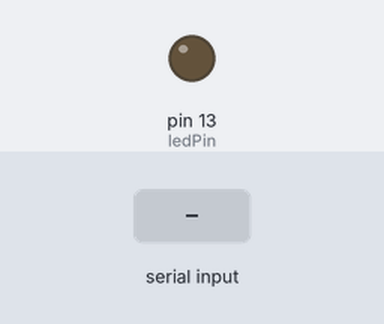
Bench run of a sketch on a simulated Arduino Uno, built with avr-gcc and run on an emulated ATmega328P. On the bench: output pins drawn as LEDs (lit = HIGH). The test bench sets the inputs (shaded band).

Above: at 1.2 s.
1.3 s: "90 45\n" received over Serial
At 2.0 s:
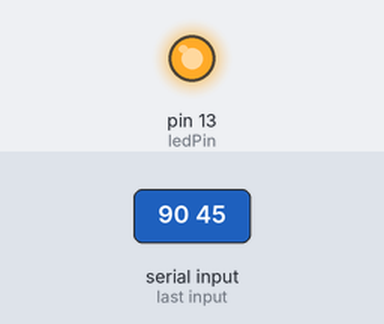
Timing chart, 0 to 10.3 s (numbered marks = the images above; inputs shaded):
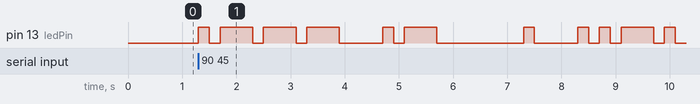

Measured:
- after the input at 1.3 s, pin 13 (ledPin): LOW → HIGH at once, → LOW 0.20 s later, → HIGH 0.20 s later, → LOW 0.60 s later, … (22 changes in this stretch)

The sketch:

MorseCode.ino
```cpp
// Morse Code Project
#define dotDelay 200
#define ledPin 13

char* letters[] =
{
  ".-",
  "-...",
  "-.-.",
  "-..",
  ".",
  "..-.",
  "--.",
  "....",
  "..",
  ".---",
  "-.-",
  ".-..",
  "--",
  "-.",
  "---",
  ".--.",
  "--.-",
  ".-.",
  "...",
  "-",
  "..-",
  "...-",
  ".--",
  "-..-",
  "-.--",
  "--.."
};

char* numbers[] =
{
  "-----",
  ".----",
  "..---",
  "...--",
  "....-",
  ".....",
  "-....",
  "--...",
  "---..",
  "----."
};

void setup()
{
  pinMode(ledPin, OUTPUT);
  Serial.begin(9600);
}

void loop()
{
  char ch;
  if (Serial.available())
  {
    ch = Serial.read();
    if (ch >= 'a' && ch <= 'z')
    {
      flashSequence(letters[ch - 'a']);
    }
    else if (ch >= 'A' && ch <= 'Z')
    {
      flashSequence(letters[ch - 'A']);
    }
    else if (ch >= '0' && ch <= '9')
    {
      flashSequence(letters[ch - '0']);
    }
    else if (ch == ' ')
    {
      delay(dotDelay * 4);  // gap between words
    }
  }
}

void flashSequence(char* sequence)
{
  int i = 0;
  while (sequence[i] != '\0')
  {
    flashDotOrDash(sequence[i]);
    i++;
  }
  delay(dotDelay * 3);
}

void flashDotOrDash(char dotOrDash)
{
  digitalWrite(ledPin, HIGH);
  if (dotOrDash == '.')
  {
    delay(dotDelay);
  }
  else
  {
    delay(dotDelay * 3);
  }
  digitalWrite(ledPin, LOW);
  delay(dotDelay);
}
```
